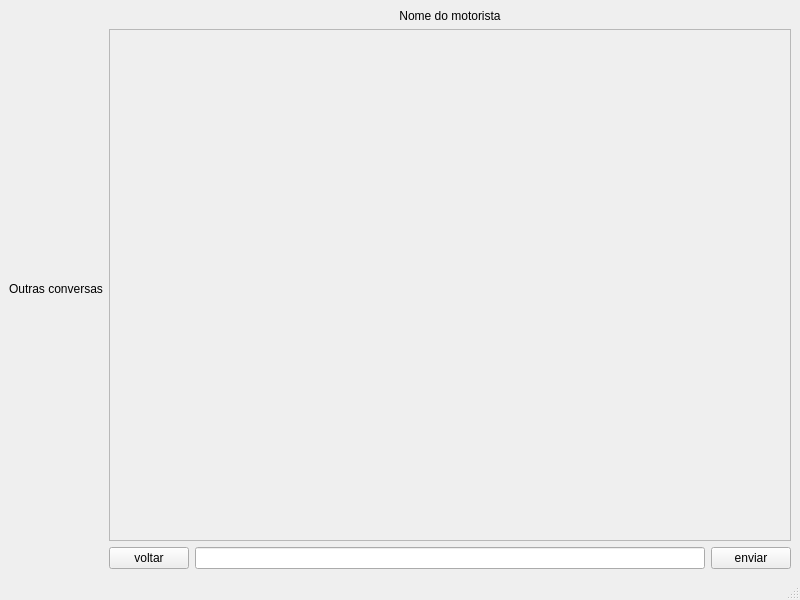
<?xml version="1.0" encoding="UTF-8"?>
<ui version="4.0">
 <class>MainWindow</class>
 <widget class="QMainWindow" name="MainWindow">
  <property name="geometry">
   <rect>
    <x>0</x>
    <y>0</y>
    <width>800</width>
    <height>600</height>
   </rect>
  </property>
  <property name="windowTitle">
   <string>MainWindow</string>
  </property>
  <widget class="QWidget" name="centralwidget">
   <layout class="QGridLayout" name="gridLayout">
    <item row="0" column="1">
     <widget class="QLabel" name="label">
      <property name="text">
       <string>Nome do motorista</string>
      </property>
      <property name="alignment">
       <set>Qt::AlignCenter</set>
      </property>
     </widget>
    </item>
    <item row="1" column="1">
     <widget class="QScrollArea" name="scrollArea">
      <property name="widgetResizable">
       <bool>true</bool>
      </property>
      <widget class="QWidget" name="scrollAreaWidgetContents">
       <property name="geometry">
        <rect>
         <x>0</x>
         <y>0</y>
         <width>670</width>
         <height>465</height>
        </rect>
       </property>
      </widget>
     </widget>
    </item>
    <item row="2" column="1">
     <layout class="QHBoxLayout" name="horizontalLayout">
      <item>
       <widget class="QPushButton" name="voltar">
        <property name="text">
         <string>voltar</string>
        </property>
       </widget>
      </item>
      <item>
       <widget class="QLineEdit" name="lineEdit"/>
      </item>
      <item>
       <widget class="QPushButton" name="enviar">
        <property name="text">
         <string>enviar</string>
        </property>
       </widget>
      </item>
     </layout>
    </item>
    <item row="0" column="0" rowspan="3">
     <widget class="QLabel" name="label_2">
      <property name="text">
       <string>Outras conversas</string>
      </property>
      <property name="alignment">
       <set>Qt::AlignLeading|Qt::AlignLeft|Qt::AlignVCenter</set>
      </property>
     </widget>
    </item>
   </layout>
  </widget>
  <widget class="QMenuBar" name="menubar">
   <property name="geometry">
    <rect>
     <x>0</x>
     <y>0</y>
     <width>800</width>
     <height>26</height>
    </rect>
   </property>
  </widget>
  <widget class="QStatusBar" name="statusbar"/>
 </widget>
 <resources/>
 <connections/>
</ui>
